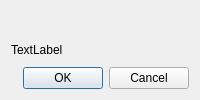
<?xml version="1.0" encoding="UTF-8"?>
<ui version="4.0">
 <class>ConfirmDialog</class>
 <widget class="QDialog" name="ConfirmDialog">
  <property name="windowTitle">
   <string>Dialog</string>
  </property>
  <layout class="QVBoxLayout" name="verticalLayout">
   <item alignment="Qt::AlignmentFlag::AlignHCenter|Qt::AlignmentFlag::AlignVCenter">
    <widget class="QLabel" name="image">
     <property name="sizePolicy">
      <sizepolicy hsizetype="Expanding" vsizetype="Expanding">
       <horstretch>0</horstretch>
       <verstretch>0</verstretch>
      </sizepolicy>
     </property>
     <property name="maximumSize">
      <size>
       <width>500</width>
       <height>500</height>
      </size>
     </property>
     <property name="scaledContents">
      <bool>true</bool>
     </property>
    </widget>
   </item>
   <item>
    <widget class="QLabel" name="message">
     <property name="text">
      <string>TextLabel</string>
     </property>
    </widget>
   </item>
   <item>
    <widget class="QDialogButtonBox" name="dialogButtonBox">
     <property name="orientation">
      <enum>Qt::Orientation::Horizontal</enum>
     </property>
     <property name="standardButtons">
      <set>QDialogButtonBox::StandardButton::Cancel|QDialogButtonBox::StandardButton::Ok</set>
     </property>
    </widget>
   </item>
  </layout>
 </widget>
 <resources/>
 <connections>
  <connection>
   <sender>dialogButtonBox</sender>
   <signal>accepted()</signal>
   <receiver>ConfirmDialog</receiver>
   <slot>accept()</slot>
   <hints>
    <hint type="sourcelabel">
     <x>248</x>
     <y>254</y>
    </hint>
    <hint type="destinationlabel">
     <x>157</x>
     <y>274</y>
    </hint>
   </hints>
  </connection>
  <connection>
   <sender>dialogButtonBox</sender>
   <signal>rejected()</signal>
   <receiver>ConfirmDialog</receiver>
   <slot>reject()</slot>
   <hints>
    <hint type="sourcelabel">
     <x>316</x>
     <y>260</y>
    </hint>
    <hint type="destinationlabel">
     <x>286</x>
     <y>274</y>
    </hint>
   </hints>
  </connection>
 </connections>
</ui>
